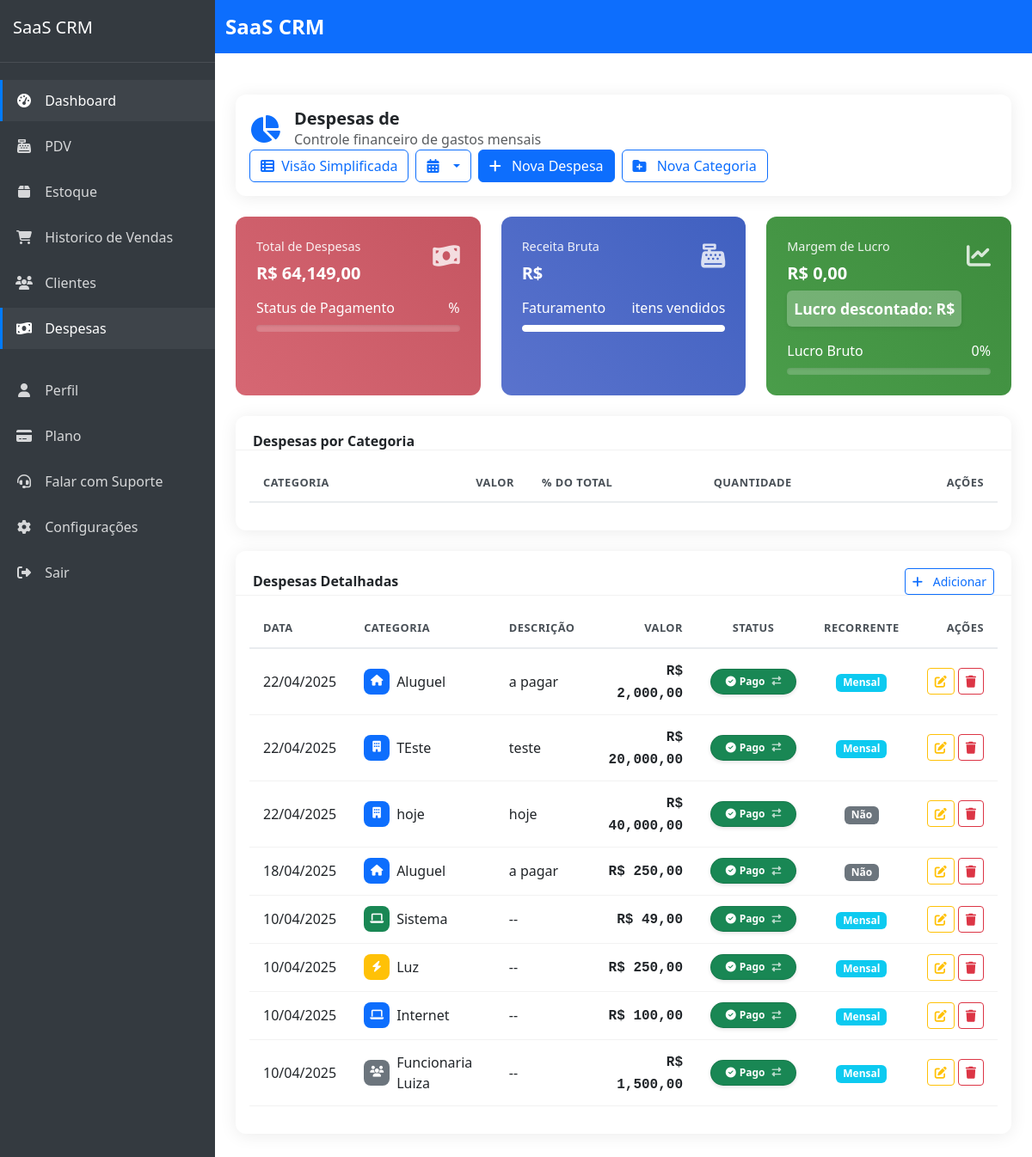
The page /sistema/dashboard/despesas/completa/ (signed in) on the database as committed earlier.
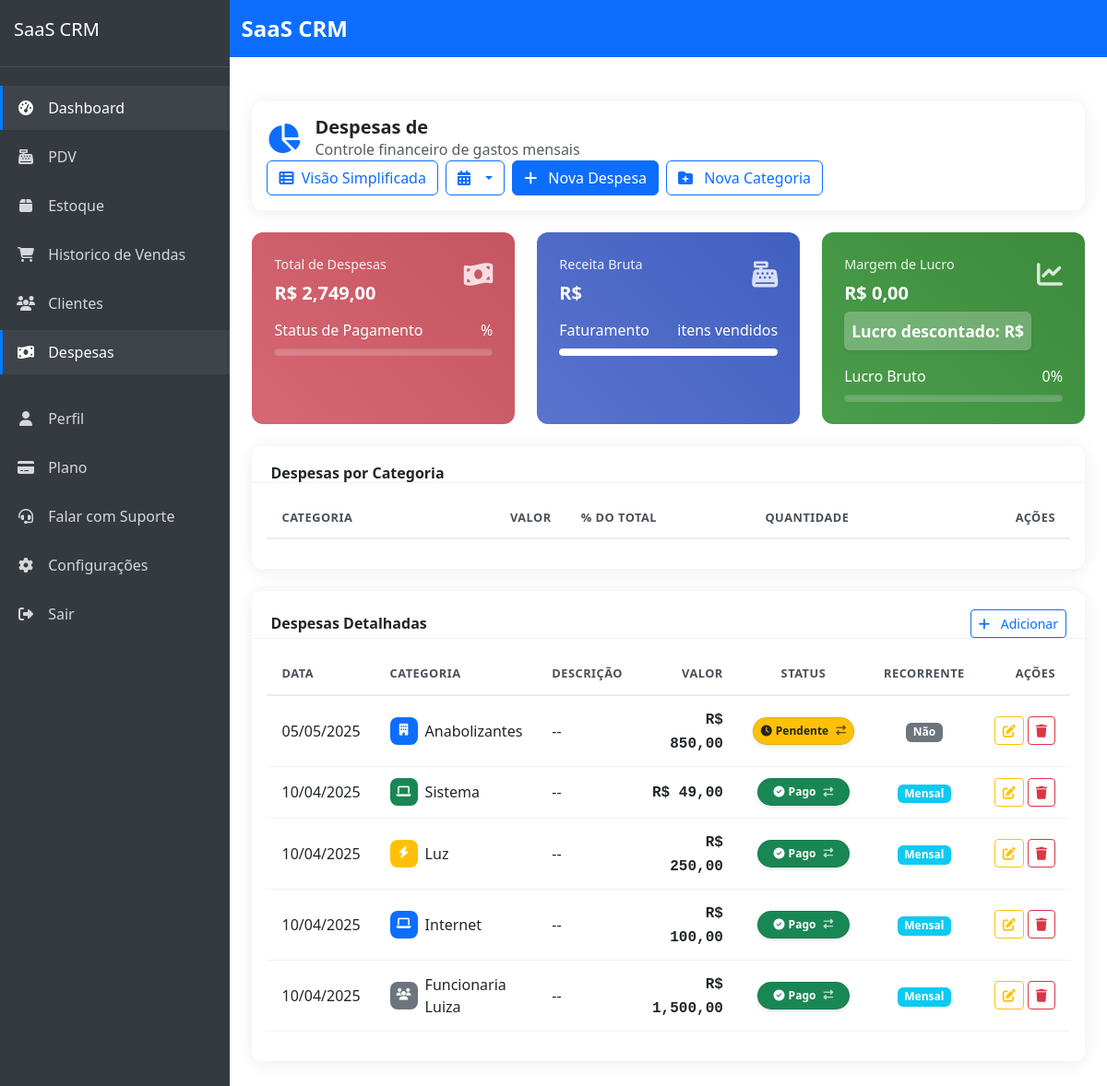
The same page on the database as committed later.
### dashboard/models.py (models this page shows, shortened)
class Expense(models.Model):
    category = models.ForeignKey(ExpenseCategory, on_delete=models.CASCADE, related_name="expenses")
    amount = models.DecimalField(max_digits=10, decimal_places=2)
    description = models.TextField(blank=True)
    date = models.DateField(default=timezone.now)
    is_recurring = models.BooleanField(default=False)
    recurrence_period = models.CharField(max_length=20, blank=True, choices=[
        ('monthly', 'Mensal'),
        ('quarterly', 'Trimestral'),
        ('yearly', 'Anual')
    ])
    is_paid = models.BooleanField(default=False, verbose_name="Pago")
    company = models.ForeignKey("core.Company", on_delete=models.CASCADE)
    created_at = models.DateTimeField(auto_now_add=True)
    updated_at = models.DateTimeField(auto_now=True)
    class Meta:
        verbose_name = "Despesa"
        verbose_name_plural = "Despesas"
        ordering = ['-date']

class ExpenseCategory(models.Model):
    name = models.CharField(max_length=100)
    icon = models.CharField(max_length=50, default="fa-building")
    color = models.CharField(max_length=20, default="primary")
    company = models.ForeignKey("core.Company", on_delete=models.CASCADE)
    created_at = models.DateTimeField(auto_now_add=True)
    class Meta:
        verbose_name = "Categoria de Despesa"
        verbose_name_plural = "Categorias de Despesas"
        ordering = ['name']

### dashboard/views.py (the view)
# urls.py: path('despesas/completa/', views.expenses_dashboard, name='expenses_dashboard'),
@login_required
def expenses_dashboard(request):
    period = request.GET.get('period', '30')
    try:
        days = int(period)
    except ValueError:
        days = 30
    end_date = timezone.now().date()
    start_date = end_date - timedelta(days=days-1)
    expenses = Expense.objects.filter(
        company=request.user.company,
        date__gte=start_date,
        date__lte=end_date
    )
    total_expenses = float(expenses.aggregate(total=Sum('amount'))['total'] or 0)
    paid_expenses = float(expenses.filter(is_paid=True).aggregate(total=Sum('amount'))['total'] or 0)
    unpaid_expenses = float(expenses.filter(is_paid=False).aggregate(total=Sum('amount'))['total'] or 0)
    expenses_by_category = expenses.values(
        'category__name'
    ).annotate(
        total=Sum('amount')
    ).order_by('-total')
    for item in expenses_by_category:
        item['percentage'] = (float(item['total']) / total_expenses * 100) if total_expenses > 0 else 0
    expense_chart_data = []
    for i in range(days):
        date = start_date + timedelta(days=i)
        day_expenses = expenses.filter(date=date)
        day_total = float(day_expenses.aggregate(total=Sum('amount'))['total'] or 0)
        expense_chart_data.append({
            'date': date.strftime('%d/%m'),
            'total': day_total
        })
    categories = ExpenseCategory.objects.filter(company=request.user.company)
    context = {
        'period': period,
        'total_expenses': total_expenses,
        'paid_expenses': paid_expenses,
        'unpaid_expenses': unpaid_expenses,
        'expenses_by_category': expenses_by_category,
        'expense_chart_data': json.dumps(expense_chart_data),
        'categories': categories,
        'expenses': expenses.order_by('-date')[:20],  # Últimas 20 despesas
    }
    return render(request, 'dashboard/expenses_dashboard.html', context)

### templates/dashboard/expenses_dashboard.html (shortened to what this page needs)
{% extends 'core/base.html' %}
{% load humanize %}
{% load dashboard_extras %}
{% block content %}
<div class="container-fluid py-3 py-md-4">
    <div class="row mb-3 mb-md-4">
        <div class="col-12">
            <div class="card">
                <div class="card-body">
                    <div class="d-flex justify-content-between align-items-center flex-wrap">
                        <div class="d-flex align-items-center mb-3 mb-md-0">
                            <i class="fas fa-chart-pie text-primary me-2 me-md-3" style="font-size: 1.5rem; font-size: min(2rem, 8vw);"></i>
                            <div>
                                <h5 class="mb-0 fw-bold">Despesas de {{ month_year }}</h5>
                                <p class="text-muted mb-0">Controle financeiro de gastos mensais</p>
                            </div>
                        </div>
                        <div class="d-flex flex-wrap gap-2">
                            <a href="{% url 'dashboard:expenses_dashboard_simple' %}" class="btn btn-outline-primary">
                                <i class="fas fa-table-list me-1"></i> Visão Simplificada
                            </a>
                            <div class="dropdown">
                                <button class="btn btn-outline-primary dropdown-toggle" type="button" id="monthSelector" data-bs-toggle="dropdown" aria-expanded="false">
                                    <i class="fas fa-calendar-alt me-2"></i> {{ month_year }}
                                </button>
                            </div>
                            <button type="button" class="btn btn-primary" data-bs-toggle="modal" data-bs-target="#addExpenseModal">
                                <i class="fas fa-plus me-2"></i> Nova Despesa
                            </button>
                            <button type="button" class="btn btn-outline-primary" data-bs-toggle="modal" data-bs-target="#addCategoryModal">
                                <i class="fas fa-folder-plus me-md-2 d-none d-md-inline"></i> Nova Categoria
                            </button>
                        </div>
                    </div>
                </div>
            </div>
        </div>
    </div>
    <div class="row mb-3 mb-md-4">
        <div class="col-lg-4 col-md-6 mb-3 mb-lg-0">
            <div class="summary-card danger">
                <div class="d-flex justify-content-between">
                    <div>
                        <p class="mb-2">Total de Despesas</p>
                        <h3 class="mb-0">R$ {{ total_expenses|floatformat:2|intcomma }}</h3>
                    </div>
                    <div class="summary-icon">
                        <i class="fas fa-money-bill-wave"></i>
                    </div>
                </div>
                <div class="mt-3">
                    <div class="d-flex justify-content-between align-items-center">
                        <span>Status de Pagamento</span>
                        <span>{{ payment_percentage|floatformat:0 }}%</span>
                    </div>
                    <div class="progress mt-2" style="height: 8px;">
                    </div>
                </div>
            </div>
        </div>
        <div class="col-lg-4 col-md-6 mb-3 mb-lg-0">
            <div class="summary-card primary">
                <div class="d-flex justify-content-between">
                    <div>
                        <p class="mb-2">Receita Bruta</p>
                        <h3 class="mb-0">R$ {{ total_revenue|floatformat:2|intcomma }}</h3>
                    </div>
                    <div class="summary-icon">
                        <i class="fas fa-cash-register"></i>
                    </div>
                </div>
                <div class="mt-3">
                    <div class="d-flex justify-content-between align-items-center">
                        <span>Faturamento</span>
                        <span>{{ items_count }} itens vendidos</span>
                    </div>
                    <div class="progress mt-2" style="height: 8px;">
                        <div class="progress-bar bg-white" role="progressbar" style="width: 100%; opacity: 1;" aria-valuenow="100" aria-valuemin="0" aria-valuemax="100"></div>
                    </div>
                </div>
            </div>
        </div>
        <div class="col-lg-4 col-md-6 mb-3 mb-lg-0">
            <div class="summary-card success">
                <div class="d-flex justify-content-between">
                    <div>
                        <p class="mb-2">Margem de Lucro</p>
                        <h3 class="mb-0">R$ <span id="profit-value">{{ products_profit|default:0|floatformat:2|intcomma }}</span></h3>
                        <div class="mt-2 p-2 bg-white bg-opacity-25 rounded shadow-sm">
                            <strong class="text-white" style="font-size: 1.1rem;">Lucro descontado: R$ </strong>
                        </div>
                    </div>
                    <div class="summary-icon">
                        <i class="fas fa-chart-line"></i>
                    </div>
                </div>
                <div class="mt-3">
                    <div class="d-flex justify-content-between align-items-center">
                        <span>Lucro Bruto</span>
                        <span>{{ products_profit_percentage|default:0|floatformat:0 }}%</span>
                    </div>
                    <div class="progress mt-2" style="height: 8px;">
                    </div>
                </div>
            </div>
        </div>
    </div>
    <div class="row mb-4">
        <div class="col-12">
            <div class="card">
                <div class="card-header pb-0 d-flex justify-content-between align-items-center">
                    <h6 class="mb-0 fw-bold">Despesas por Categoria</h6>
                </div>
                <div class="card-body">
                    <div class="table-responsive">
                        <table class="table align-items-center">
                            <thead>
                                <tr>
                                    <th>Categoria</th>
                                    <th class="text-end">Valor</th>
                                    <th>% do Total</th>
                                    <th>Quantidade</th>
                                    <th class="text-end">Ações</th>
                                </tr>
                            </thead>
                        </table>
                    </div>
                </div>
            </div>
        </div>
    </div>
    <div class="row mt-4">
        <div class="col-12">
            <div class="card">
                <div class="card-header pb-0 d-flex justify-content-between align-items-center">
                    <h6 class="mb-0 fw-bold">Despesas Detalhadas</h6>
                    <button class="btn btn-sm btn-outline-primary" data-bs-toggle="modal" data-bs-target="#addExpenseModal">
                        <i class="fas fa-plus me-2"></i> Adicionar
                    </button>
                </div>
                <div class="card-body">
                    {% if expenses %}
                        <div class="table-responsive">
                            <table class="table align-items-center table-hover">
                                <thead>
                                    <tr>
                                        <th>Data</th>
                                        <th>Categoria</th>
                                        <th>Descrição</th>
                                        <th class="text-end">Valor</th>
                                        <th class="text-center">Status</th>
                                        <th class="text-center">Recorrente</th>
                                        <th class="text-end">Ações</th>
                                    </tr>
                                </thead>
                                <tbody>
                                    {% for expense in expenses %}
                                    <tr>
                                        <td>{{ expense.date|date:"d/m/Y" }}</td>
                                        <td>
                                            <div class="d-flex align-items-center">
                                                <div class="icon-box me-2 bg-{{ expense.category.color }} text-white" style="width: 30px; height: 30px; border-radius: 8px; font-size: 0.8rem;">
                                                    <i class="fas {{ expense.category.icon }}"></i>
                                                </div>
                                                <span>{{ expense.category.name }}</span>
                                            </div>
                                        </td>
                                        <td>{{ expense.description|default:"--" }}</td>
                                        <td class="text-end">
                                            <span class="money fw-semibold">R$ {{ expense.amount|floatformat:2|intcomma }}</span>
                                        </td>
                                        <td class="text-center">
                                            {% if expense.is_paid %}
                                            <span class="payment-toggle" onclick="togglePaymentStatus({{ expense.id }}, this)" data-is-paid="true">
                                                <span class="badge rounded-pill bg-success d-flex align-items-center justify-content-center">
                                                    <i class="fas fa-check-circle me-1"></i> Pago
                                                    <i class="fas fa-exchange-alt ms-2"></i>
                                                </span>
                                            </span>
                                            {% else %}
                                            <span class="payment-toggle" onclick="togglePaymentStatus({{ expense.id }}, this)" data-is-paid="false">
                                                <span class="badge rounded-pill bg-warning text-dark d-flex align-items-center justify-content-center">
                                                    <i class="fas fa-clock me-1"></i> Pendente
                                                    <i class="fas fa-exchange-alt ms-2"></i>
                                                </span>
                                            </span>
                                            {% endif %}
                                        </td>
                                        <td class="text-center">
                                            {% if expense.is_recurring %}
                                                <span class="badge bg-info">{{ expense.get_recurrence_period_display }}</span>
                                            {% else %}
                                                <span class="badge bg-secondary">Não</span>
                                            {% endif %}
                                        </td>
                                        <td class="text-end">
                                            <div class="d-flex justify-content-end gap-1">
                                                <button class="btn btn-sm btn-outline-warning" onclick="editExpense('{{ expense.id }}')" title="Editar despesa">
                                                    <i class="fas fa-edit"></i>
                                                </button>
                                                <button class="btn btn-sm btn-outline-danger btn-delete-expense" data-expense-id="{{ expense.id }}" title="Excluir despesa">
                                                    <i class="fas fa-trash"></i>
                                                </button>
                                            </div>
                                        </td>
                                    </tr>
                                    {% endfor %}
                                </tbody>
                            </table>
                        </div>
                    {% endif %}
                </div>
            </div>
        </div>
    </div>
</div>
{% endblock %}

Rows that differ between the two databases and show on the page:
removed Expense: date "22/04/2025", category.name "Aluguel", description "a pagar", amount "2,000,00", recurrence_period "Mensal"
removed Expense: date "22/04/2025", category.name "TEste", description "teste", amount "20,000,00", recurrence_period "Mensal"
removed Expense: date "22/04/2025", category.name "hoje", description "hoje", amount "40,000,00", is_recurring "Não"
removed Expense: date "18/04/2025", category.name "Aluguel", description "a pagar", amount "250,00", is_recurring "Não"
added Expense: date "05/05/2025", category.name "Anabolizantes", description "--", amount "850,00", is_recurring "Não"
Other text that changed with them:
{{ total_expenses|floatformat:2|intcomma }}: "64,149,00" → "2,749,00"
